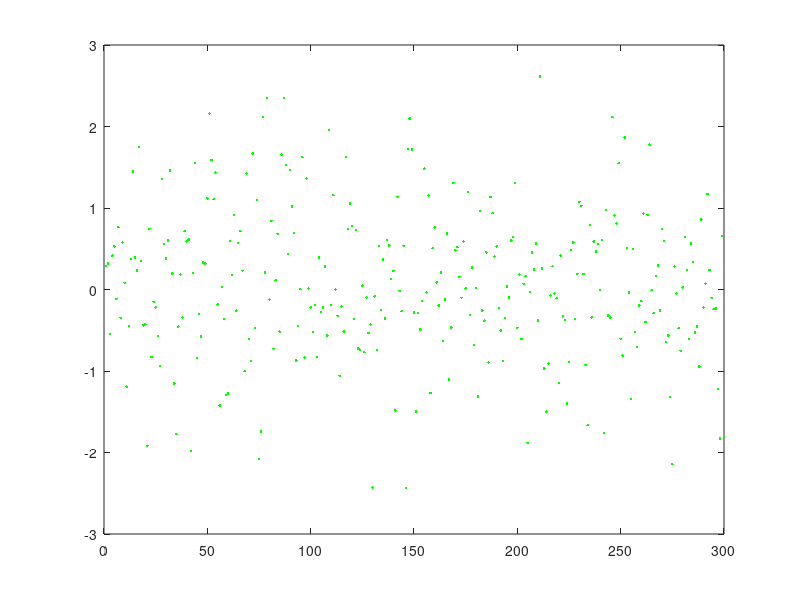

Here is the MATLAB script that generated this plot: (Note: this script raises an error after producing the figure.)
x=randn(300,1); 
  plot(x,'g.'); 
  hold on; 
  plot(moving(x,7),'k'); 
  plot(moving(x,7,'median'),'r'); 
  plot(moving(x,7,@(x)max(x)),'b'); 
  legend('x','7pt moving mean','7pt moving median','7pt moving max','location','best')